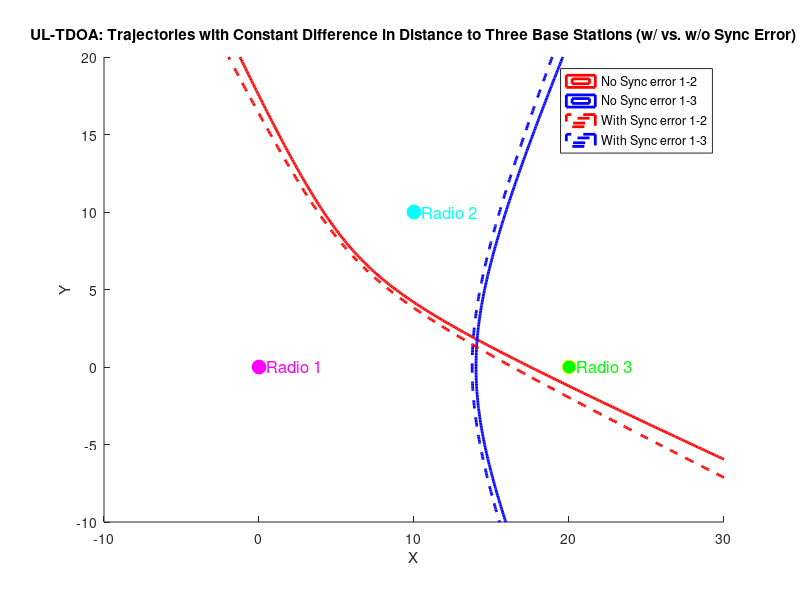

Write MATLAB code to recreate this figure.
% 清除所有变量和图形
clear; clf;

% 定义基站位置
bs1 = [0, 0]; % 基站1位置
bs2 = [10, 10]; % 基站2位置
bs3 = [20, 0]; % 基站3位置

% 定义距离差
d_diff_1_2 = 5; % UE到基站1比到基站2的距离大2
d_diff_1_3 = 8; % UE到基站1比到基站3的距离大4

% 时间同步误差导致的距离误差
sync_error = 0.5;

% 绘制无时间同步误差下的双曲线
hold on;
[x1, y1] = meshgrid(linspace(-10, 30, 400), linspace(-10, 20, 300));
z1 = sqrt((x1 - bs1(1)).^2 + (y1 - bs1(2)).^2) - sqrt((x1 - bs2(1)).^2 + (y1 - bs2(2)).^2) - d_diff_1_2;
contour(x1, y1, z1, [0, 0], 'r-', 'LineWidth', 2); % 红色实线表示无误差轨迹1-2
z2 = sqrt((x1 - bs1(1)).^2 + (y1 - bs1(2)).^2) - sqrt((x1 - bs3(1)).^2 + (y1 - bs3(2)).^2) - d_diff_1_3;
contour(x1, y1, z2, [0, 0], 'b-', 'LineWidth', 2); % 蓝色实线表示无误差轨迹1-3

% 绘制有时间同步误差下的双曲线
[x2, y2] = meshgrid(linspace(-10, 30, 400), linspace(-10, 20, 300));
z3 = sqrt((x2 - bs1(1)).^2 + (y2 - bs1(2)).^2) - sqrt((x2 - bs2(1)).^2 + (y2 - bs2(2)).^2) - d_diff_1_2 + sync_error;
contour(x2, y2, z3, [0, 0], 'r--', 'LineWidth', 2); % 红色虚线表示有误差轨迹1-2
z4 = sqrt((x2 - bs1(1)).^2 + (y2 - bs1(2)).^2) - sqrt((x2 - bs3(1)).^2 + (y2 - bs3(2)).^2) - d_diff_1_3 + sync_error;
contour(x2, y2, z4, [0, 0], 'b--', 'LineWidth', 2); % 蓝色虚线表示有误差轨迹1-3

% 绘制基站位置并使用不同颜色
plot(bs1(1), bs1(2), 'mo', 'MarkerSize', 10, 'MarkerFaceColor', 'm'); % 洋红色圆点表示基站1
text(bs1(1)+0.5, bs1(2), 'Radio 1', 'FontSize', 12, 'Color', 'm'); % 标签基站1
plot(bs2(1), bs2(2), 'co', 'MarkerSize', 10, 'MarkerFaceColor', 'c'); % 青色圆点表示基站2
text(bs2(1)+0.5, bs2(2), 'Radio 2', 'FontSize', 12, 'Color', 'c'); % 标签基站2
plot(bs3(1), bs3(2), 'yo', 'MarkerSize', 10, 'MarkerFaceColor', 'g'); % 黄色圆点表示基站3
text(bs3(1)+0.5, bs3(2), 'Radio 3', 'FontSize', 12, 'Color', 'g'); % 标签基站3

% 添加标签和标题
xlabel('X');
ylabel('Y');
title('UL-TDOA: Trajectories with Constant Difference in Distance to Three Base Stations (w/ vs. w/o Sync Error)');
legend('No Sync error 1-2', 'No Sync error 1-3', 'With Sync error 1-2', 'With Sync error 1-3');

% 设置图形比例相同
axis equal;


%{
重新写octave代码模拟以下要求：
1. 模拟三个base station，base station1位于[0,0], base station2位于[10,10], base station3位于[20,0]
2. 一个UE，到base station1比到base station2的距离大2，用红色实线画出这个UE所在的位置
3. 这个UE，到base station1比到base station3的距离大4，用蓝色实线画出这个UE所在的位置
4. 以下假如base station1, base station2, base station3之间时间同步有误差导致距离误差为0.5
5. 一个UE，到base station1比到base station2的距离大2，用红色虚线画出这个UE所在的位置
6. 这个UE，到base station1比到base station3的距离大4，用蓝色虚线画出这个UE所在的位置
7. 用不同的颜色标注基站
8. 所有的标注用英文
9. 计算实线和实线的交点位置并表示，计算虚线和虚线的交点位置并表示
%}
